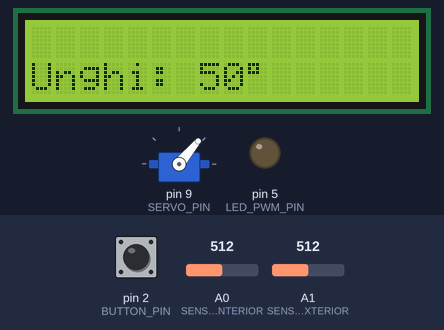
Simulated run of this sketch. Board: Arduino Uno, built with avr-gcc and run on an emulated ATmega328P. On the bench: servo, 16×2 character LCD, output pins drawn as LEDs (lit = HIGH). The test bench sets the inputs (shaded band); at power-on: A1 (SENSOR_EXTERIOR) = 512, pin 2 (BUTTON_PIN) LOW, A0 (SENSOR_INTERIOR) = 512.

Above: at 1.2 s.
1.3 s: A1 (SENSOR_EXTERIOR) set to 219
At 4.0 s:
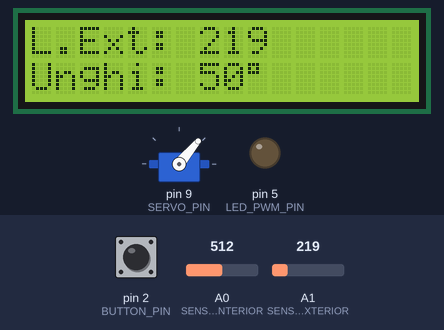
4.3 s: A1 (SENSOR_EXTERIOR) set to 185
At 5.2 s:
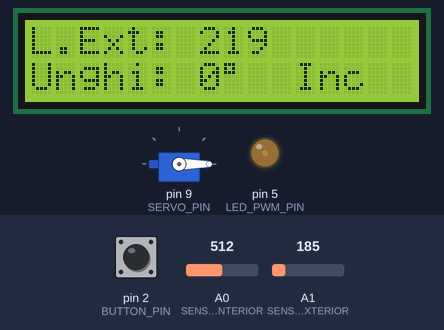
7.3 s: pin 2 (BUTTON_PIN) pulled HIGH for 0.15 s
At 8.7 s:
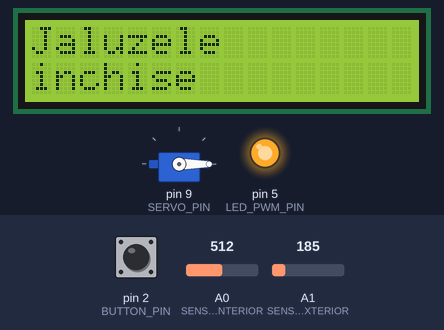
9.0 s: pin 2 (BUTTON_PIN) pulled HIGH for 1 s
At 11.4 s:
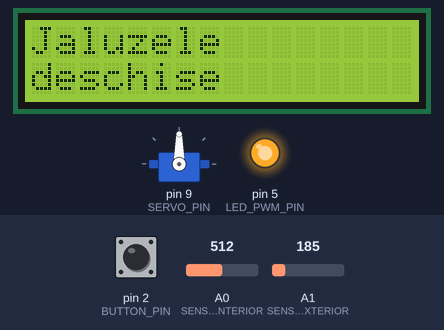
Timing chart, 0 to 12.5 s (numbered marks = the images above; inputs shaded):
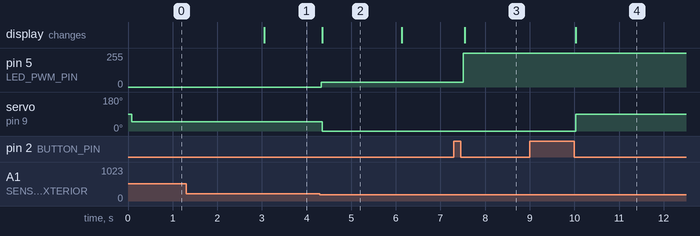

The sketch:

cod_final.ino
```cpp
#include <Servo.h>
#include <Wire.h>
#include <LiquidCrystal_I2C.h>

#define SENSOR_INTERIOR A0
#define SENSOR_EXTERIOR A1
#define SERVO_PIN 9
#define BUTTON_PIN 2
#define LED_PWM_PIN 5
#define LUM_MIN 600

Servo blindServo;
LiquidCrystal_I2C lcd(0x27, 16, 2);

bool modManual = false;
bool modAnterior = false;
bool jaluzeleDeschise = false;
unsigned long buttonPressTime = 0;
bool buttonPrevState = LOW;
int unghiCurent = 0;

unsigned long lastToggleTime = 0;
bool afisamInterior = true;

void setup() {
  pinMode(BUTTON_PIN, INPUT);
  pinMode(LED_PWM_PIN, OUTPUT);

  blindServo.attach(SERVO_PIN);
  lcd.begin(16, 2);
  lcd.backlight();
  lcd.clear();
}

void loop() {
  bool buttonState = digitalRead(BUTTON_PIN);

  if (buttonPrevState == LOW && buttonState == HIGH) {
    buttonPressTime = millis();
  }

  if (buttonPrevState == HIGH && buttonState == LOW) {
    unsigned long durataApasare = millis() - buttonPressTime;

    if (!modManual) {
      modManual = true;
      jaluzeleDeschise = false;
      unghiCurent = 0;
      blindServo.write(unghiCurent);
      analogWrite(LED_PWM_PIN, 255);
    } else {
      if (durataApasare >= 3000) {
        modManual = false;
        analogWrite(LED_PWM_PIN, 0);
        lastToggleTime = 0;
      } else {
        jaluzeleDeschise = !jaluzeleDeschise;
        unghiCurent = jaluzeleDeschise ? 90 : 0;
        blindServo.write(unghiCurent);
        analogWrite(LED_PWM_PIN, 255);
      }
    }
  }

  buttonPrevState = buttonState;

  if (modManual != modAnterior) {
    lcd.clear();
    modAnterior = modManual;
  }

  if (modManual) {
    lcd.setCursor(0, 0);
    lcd.print("Jaluzele        ");
    lcd.setCursor(0, 1);
    lcd.print(jaluzeleDeschise ? "deschise        " : "inchise         ");
  } else {

    int luminaExterior = analogRead(SENSOR_EXTERIOR);
    int luminaInterior = analogRead(SENSOR_INTERIOR);

    if (luminaExterior > 200) {
      analogWrite(LED_PWM_PIN, 0);

      int unghi = map(luminaInterior, 0, 1023, 90, 10);
      unghiCurent = constrain(unghi, 10, 90);
      blindServo.write(unghiCurent);
    } else {
      unghiCurent = 0;
      blindServo.write(unghiCurent);

      int eroare = LUM_MIN - luminaInterior;
      int pwmVal = map(eroare, 0, LUM_MIN, 0, 255);
      pwmVal = constrain(pwmVal, 0, 255);
      analogWrite(LED_PWM_PIN, pwmVal);
    }

    if (millis() - lastToggleTime > 3000) {
      afisamInterior = !afisamInterior;
      lastToggleTime = millis();
      lcd.setCursor(0, 0);
      lcd.print("                ");
      lcd.setCursor(0, 0);
      if (afisamInterior) {
        lcd.print("L.Int: ");
        lcd.print(luminaInterior);
      } else {
        lcd.print("L.Ext: ");
        lcd.print(luminaExterior);
      }
    }

    lcd.setCursor(0, 1);
    lcd.print("Unghi: ");
    lcd.print(unghiCurent);
    lcd.print((char)223);
    lcd.print(" ");

    lcd.setCursor(11, 1);
    if (unghiCurent <= 5) {
      lcd.print("Inc   ");
    } else if (unghiCurent >= 85) {
      lcd.print("Desch ");
    } else {
      lcd.print("      ");
    }
  }

  delay(100);
}
```

Measured:
- the behaviour switches between 201 and 200 on A1 (SENSOR_EXTERIOR) (found by bisection; images 1 and 2)
- after the input at 1.3 s, the display: changes after 1.8 s (image 1)
- after the input at 4.3 s, pin 5 (LED_PWM_PIN): 0/255 → 37/255 at once; servo on pin 9 (SERVO_PIN): 50° → 0° after 0.05 s; the display: changes after 0.05 s (image 2)
- after the input at 7.3 s, pin 5 (LED_PWM_PIN): 37/255 → 255/255 after 0.21 s; the display: changes after 0.25 s (image 3)
- after the input at 9.0 s, servo on pin 9 (SERVO_PIN): 0° → 90° after 1.0 s; the display: changes after 1.0 s (image 4)
- what the display in image 2 shows lasts 1.8 s, from 4.3 s to 6.1 s
